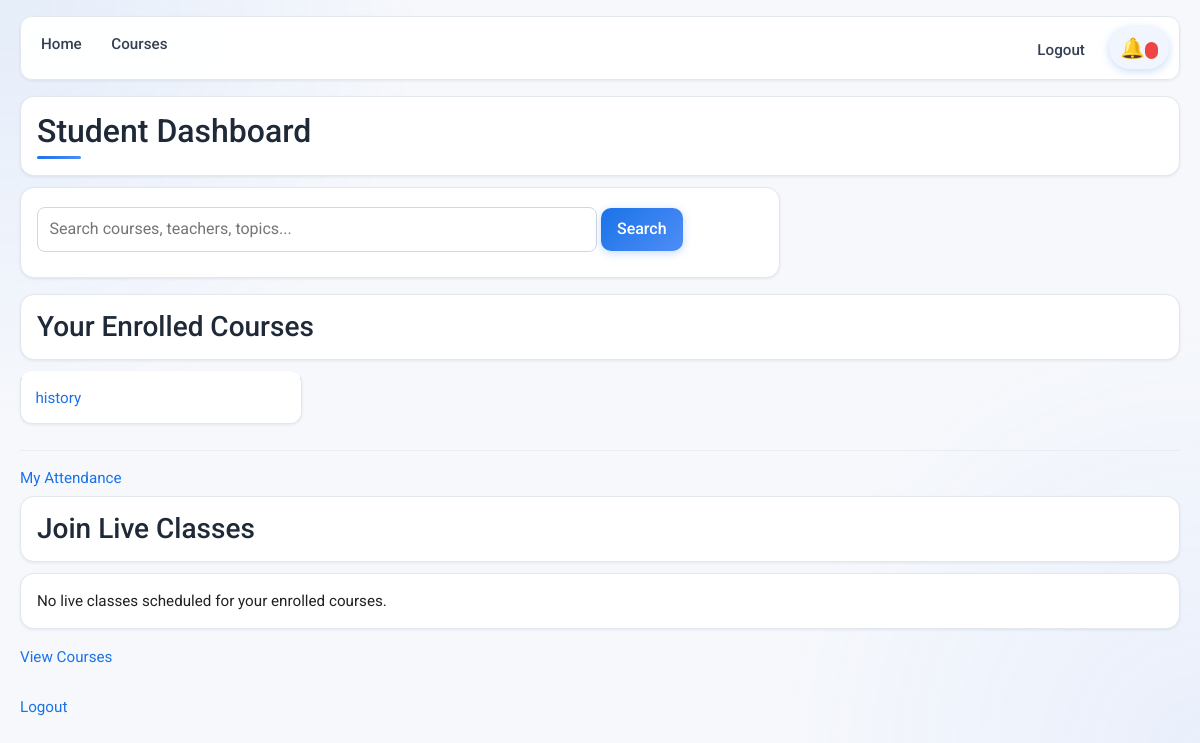
Page /student-dashboard/ (signed in) on the earlier database version.
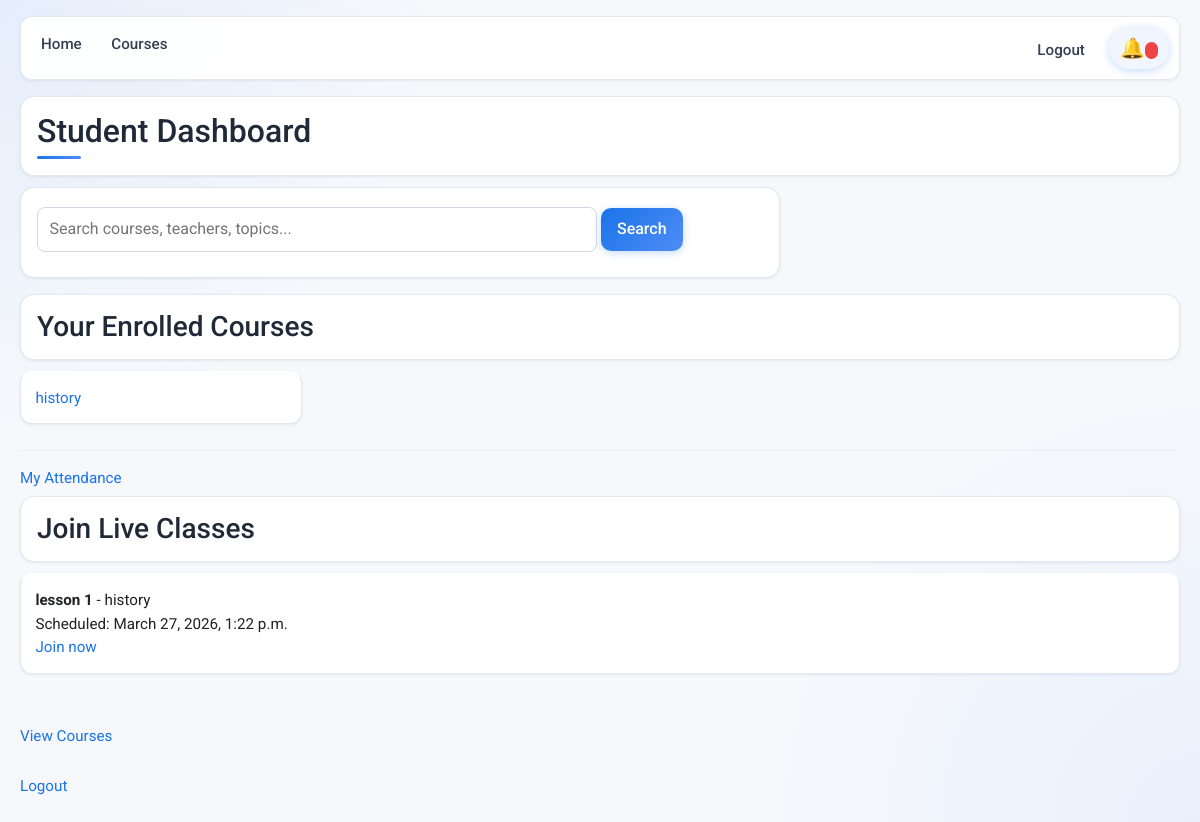
Same page on the later database version.
### courses/models.py (models this page shows, shortened)
class Course(models.Model):
    title = models.CharField(max_length=200)
    description = models.TextField()
    course_code = models.CharField(max_length=20)
    created_by = models.ForeignKey(
        settings.AUTH_USER_MODEL,
        on_delete=models.CASCADE,
        limit_choices_to={'user_type': 'teacher'}
    )
    students = models.ManyToManyField(
        settings.AUTH_USER_MODEL,
        related_name='enrolled_courses',
        blank=True,
        limit_choices_to={'user_type': 'student'}
    )
    created_at = models.DateTimeField(auto_now_add=True)

class LiveClass(models.Model):
    course = models.ForeignKey(
        Course,
        on_delete=models.CASCADE,
        related_name="live_classes"
    )
    teacher = models.ForeignKey(
        settings.AUTH_USER_MODEL,
        on_delete=models.CASCADE,
        limit_choices_to={'user_type': 'teacher'}
    )
    title = models.CharField(max_length=200)
    scheduled_time = models.DateTimeField()
    room_name = models.CharField(max_length=200, unique=True, blank=True)

### users/views.py (the view)
# urls.py: path('student-dashboard/', views.student_dashboard, name='student_dashboard'),
@login_required
def student_dashboard(request):
    query = request.GET.get("q", "").strip()
    courses = request.user.enrolled_courses.all().order_by("title")
    courses = _apply_word_search(
        courses,
        query,
        ["title", "description", "course_code", "created_by__username"],
    )
    live_classes = list(
        LiveClass.objects.filter(course__in=courses)
        .select_related("course", "teacher")
        .order_by("scheduled_time")
    )
    now = timezone.now()
    for live_class in live_classes:
        live_class.can_join_now = now >= live_class.scheduled_time
        live_class.local_scheduled_time = localtime(live_class.scheduled_time)
    suggestions = _build_suggestions(courses, live_classes)
    return render(
        request,
        'student_dashboard.html',
        {
            'courses': courses,
            'live_classes': live_classes,
            'search_query': query,
            'search_suggestions': suggestions,
            'now': localtime(now),
        },
    )

### users/views.py (called while the page is built, shortened)
def _apply_word_search(queryset, query, fields):
    if not query:
        return queryset

def _build_suggestions(courses, live_classes):
    suggestion_pool = []
    for course in courses:
        suggestion_pool.extend((course.title or "").split())
        suggestion_pool.extend((course.description or "").split())
        suggestion_pool.append(course.course_code or "")
    for live_class in live_classes:
        suggestion_pool.extend((live_class.title or "").split())
    suggestions = []
    seen = set()
    for token in suggestion_pool:
        cleaned = token.strip(".,!?()[]{}\"'").lower()
        if len(cleaned) < 2 or cleaned in seen:
            continue
        seen.add(cleaned)
        suggestions.append(cleaned)
    return sorted(suggestions)[:200]

### templates/student_dashboard.html (shortened to what this page needs)
{% extends "base.html" %}
{% block content %}
<h2>Student Dashboard</h2>
<form method="GET" style="margin-bottom: 16px;">
  <input
    type="text"
    name="q"
    value="{{ search_query }}"
    list="student-search-suggestions"
    placeholder="Search courses, teachers, topics..."
    style="min-width: 320px;"
  />
  <button type="submit">Search</button>
</form>
<h3>Your Enrolled Courses</h3>
{% if courses %}
<ul>
  {% for course in courses %}
  <li>
    <a href="{% url 'course_detail' course.id %}">{{ course.title }}</a>
  </li>
  {% endfor %}
</ul>
{% else %}
<p>You have not enrolled in any courses yet.</p>
{% endif %}
<hr />
<a href="{% url 'overall_attendance' %}">My Attendance</a>
<h3>Join Live Classes</h3>
{% if live_classes %}
<ul>
  {% for live_class in live_classes %}
    <li>
      <strong>{{ live_class.title }}</strong> - {{ live_class.course.title }}<br />
      Scheduled: {{ live_class.scheduled_time|date:"F j, Y, g:i a" }}<br />
      {% if live_class.can_join_now %}
        <a href="{% url 'join_live_class' live_class.id %}">Join now</a>
      {% else %}
        <span style="color: #777;">Not started yet</span>
      {% endif %}
    </li>
    <br />
  {% endfor %}
</ul>
{% else %}
<p>No live classes scheduled for your enrolled courses.</p>
{% endif %}
<a href="{% url 'course_list' %}">View Courses</a>
<br><br>
<a href="{% url 'logout' %}">Logout</a>
{% endblock %}

### templates/base.html (shortened to what this page needs)
<!DOCTYPE html>
<html>
{% load static %}
<head>
    <link rel="stylesheet" href="{% static 'css/theme.css' %}" />
</head>
<body>
{% include "navbar.html" %}
{% block content %}
{% endblock %}
</body>
</html>

### templates/navbar.html (shortened to what this page needs)
<div
  style="
    display: flex;
    justify-content: space-between;
    background: #eee;
    padding: 10px;
  "
>
  <div>
    {% if request.user.is_authenticated %}
      {% if request.user.user_type == 'teacher' %}
        <a href="{% url 'teacher_dashboard' %}">Home</a>
      {% else %}
        <a href="{% url 'student_dashboard' %}">Home</a>
      {% endif %}
      <a href="{% url 'course_list' %}">Courses</a>
    {% else %}
      <a href="{% url 'login' %}">Home</a>
      <a href="{% url 'login' %}">Courses</a>
    {% endif %}
  </div>
  <div style="position: relative; display: inline-block;">
    {% if request.user.is_authenticated %}
      <a href="{% url 'logout' %}" style="margin-right: 10px;">Logout</a>
    {% endif %}
    <button id="notification-bell" style="background:none; border:none; font-size:20px; cursor:pointer;">
        🔔 <span id="notification-count"></span>
    </button>
  </div>
</div>

### users/static/css/theme.css (style rules this page uses)
:root { --app-bg: #f6f8fc; --app-card: #ffffff; --app-text: #202124; --app-muted: #5f6368; --app-border: #e3e8ef; --app-primary: #1a73e8; --app-primary-dark: #185abc; --app-shadow-soft: 0 1px 3px rgba(15, 23, 42, 0.08); --app-shadow-hover: 0 10px 20px rgba(30, 64, 175, 0.12); --app-radius: 14px; --app-gradient: linear-gradient(135deg, #1a73e8 0%, #4f8df7 100%); }
body { background: radial-gradient(circle at 0% 0%, rgba(26, 115, 232, 0.08), transparent 30%), radial-gradient(circle at 100% 100%, rgba(79, 141, 247, 0.08), transparent 30%), var(--app-bg); color: var(--app-text); font-family: "Roboto", "Segoe UI", Tahoma, Geneva, Verdana, sans-serif; margin: 0; padding: 16px 20px 28px; line-height: 1.55; animation: fadeSlideIn 0.35s ease-out; }
h1, h2, h3, h4 { color: #1f2937; margin-bottom: 0.7rem; font-weight: 500; position: relative; }
p, li, label, a, span, strong { font-size: 0.95rem; }
a { color: var(--app-primary); text-decoration: none; transition: color 0.18s ease; }
hr { border-color: var(--app-border); margin: 0.95rem 0; opacity: 0.65; }
body > div:first-of-type { position: sticky; top: 0; z-index: 40; pointer-events: auto; background: rgba(255, 255, 255, 0.95) !important; backdrop-filter: blur(6px); border: 1px solid var(--app-border); border-radius: 12px; box-shadow: var(--app-shadow-soft); margin-bottom: 1rem; transition: box-shadow 0.25s ease, transform 0.25s ease; }
body > div:first-of-type a { display: inline-block; color: #344054; font-weight: 500; padding: 6px 10px; border-radius: 999px; margin-right: 0.35rem; position: relative; z-index: 41; transition: background-color 0.2s ease, color 0.2s ease, transform 0.2s ease; }
form { background: var(--app-card); border: 1px solid var(--app-border); border-radius: var(--app-radius); box-shadow: var(--app-shadow-soft); padding: 1rem 1.05rem; margin-bottom: 1rem; max-width: 760px; transition: transform 0.25s ease, box-shadow 0.25s ease, border-color 0.25s ease; }
h2 { padding-bottom: 0.35rem; }
h2::after { content: ""; display: block; width: 44px; height: 3px; border-radius: 999px; margin-top: 0.35rem; background: var(--app-gradient); }
input[type="text"], input[type="password"], input[type="datetime-local"], input[type="file"], textarea, select { width: 100%; max-width: 560px; padding: 0.58rem 0.72rem; border: 1px solid #d0d7e2; border-radius: 8px; background: #fff; margin-top: 0.25rem; margin-bottom: 0.58rem; transition: border-color 0.2s ease, box-shadow 0.2s ease, transform 0.2s ease; }
button, input[type="submit"] { background: var(--app-gradient); color: #fff; border: none; border-radius: 10px; padding: 0.55rem 1rem; cursor: pointer; font-weight: 500; box-shadow: 0 2px 8px rgba(26, 115, 232, 0.25); transition: transform 0.22s ease, box-shadow 0.22s ease, background-color 0.22s ease, filter 0.22s ease; position: relative; overflow: hidden; }
ul { padding-left: 0; list-style: none; margin-bottom: 1rem; }
li { margin-bottom: 0.6rem; }
ul > li { background: var(--app-card); border: 1px solid var(--app-border); border-radius: 12px; padding: 0.8rem 0.9rem; box-shadow: var(--app-shadow-soft); transition: transform 0.22s ease, box-shadow 0.24s ease, border-color 0.22s ease, background-color 0.22s ease; border-top: 3px solid transparent; }
body > h1, body > h2, body > h3, body > h4, body > p, body > div, body > form, body > table { background: var(--app-card); border: 1px solid var(--app-border); border-radius: var(--app-radius); padding: 0.95rem 1rem; box-shadow: var(--app-shadow-soft); }
body > h1, body > h2, body > h3, body > h4 { margin-top: 0.35rem; }
h2 + form + h3 + ul, h2 + h3 + ul, h1 + hr + h2 + ul { display: grid; gap: 0.7rem; grid-template-columns: repeat(auto-fill, minmax(240px, 1fr)); }
#notification-bell { background: #f1f5fe !important; border: none !important; border-radius: 999px !important; padding: 0.35rem 0.7rem !important; transition: transform 0.18s ease, background-color 0.2s ease; }
#notification-count { background: #ef4444; color: #fff; border-radius: 999px; padding: 0.1rem 0.4rem; font-size: 0.72rem; font-weight: 600; }

Differences in the rows shown:
added LiveClass: title "lesson 1", course "history", scheduled_time "March 27, 2026, 1:22 p.m.", shows "Join now"
Other differences:
text no longer shown: "No live classes scheduled for your enrolled courses."
